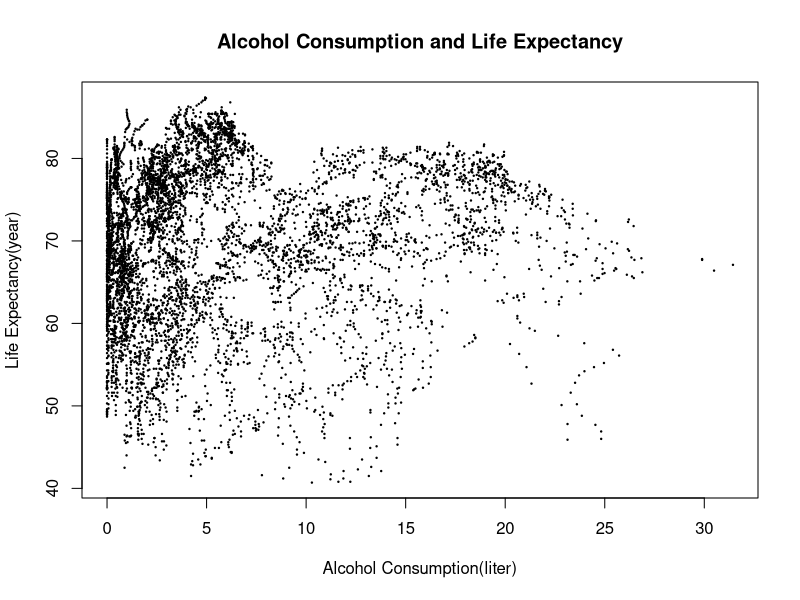
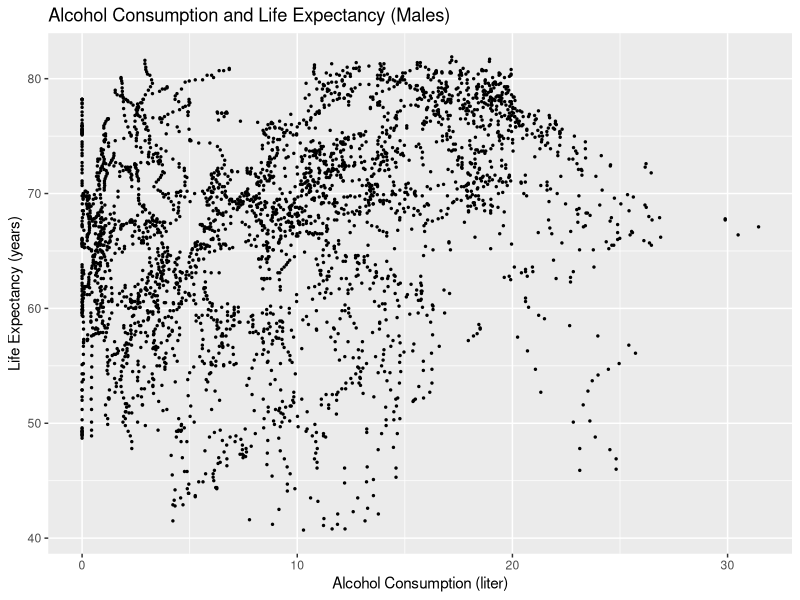
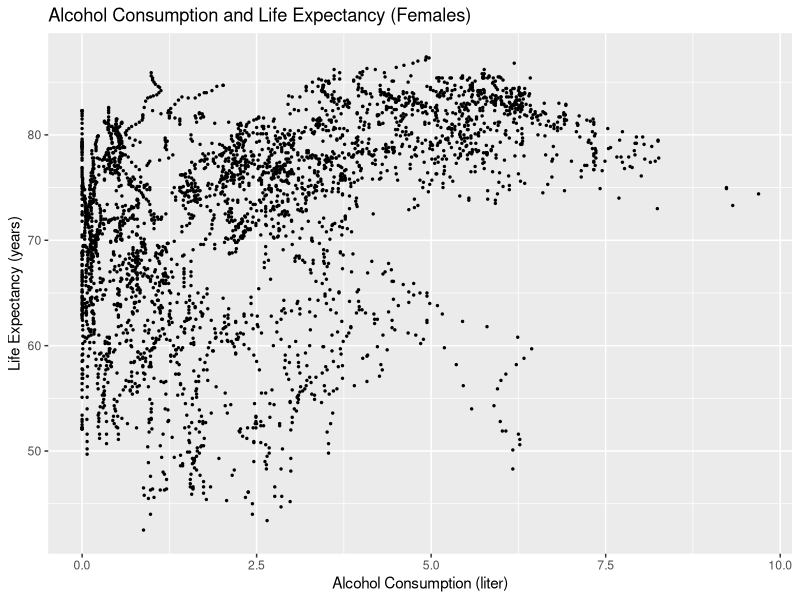
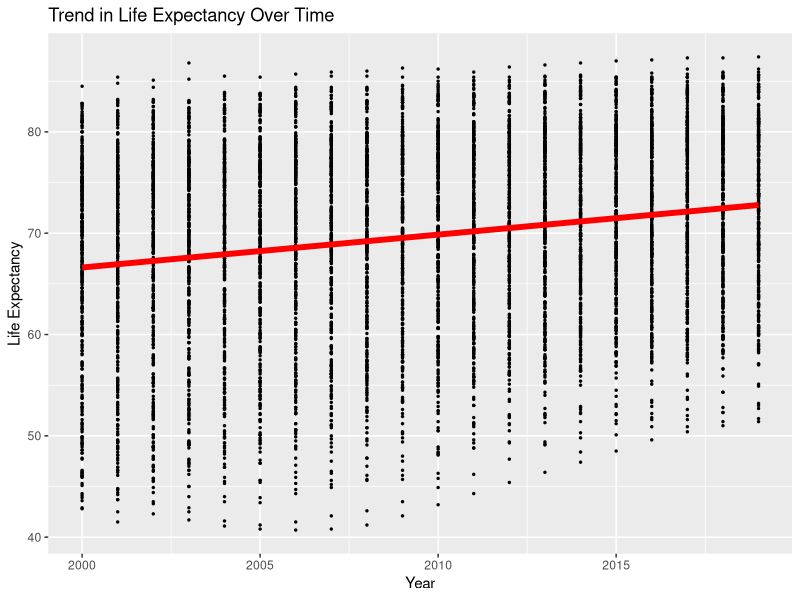
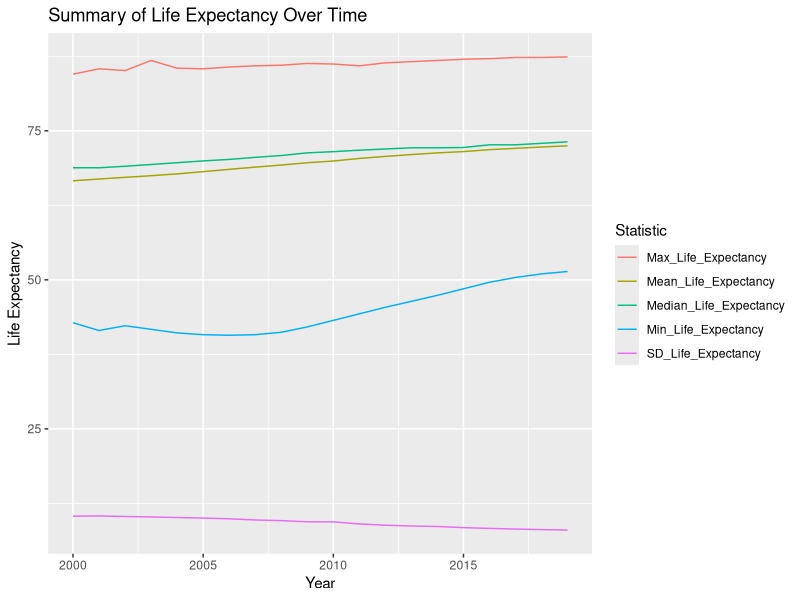
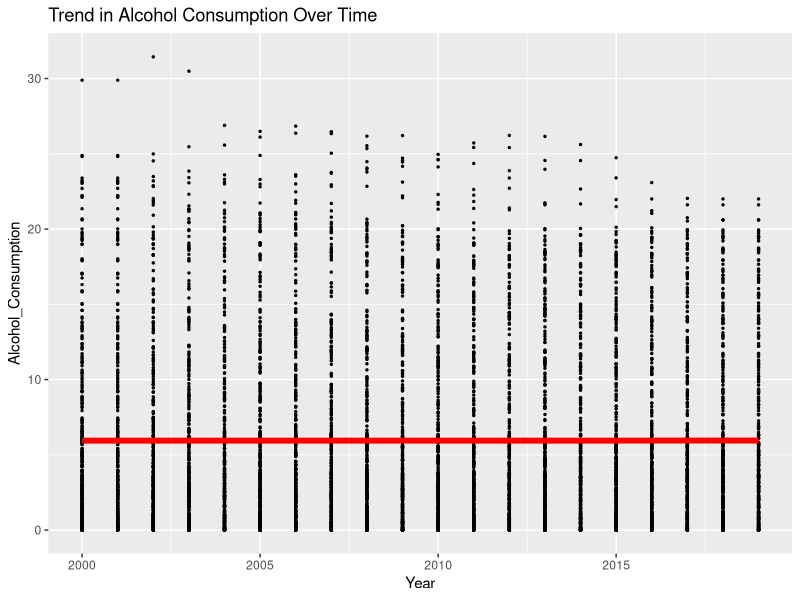
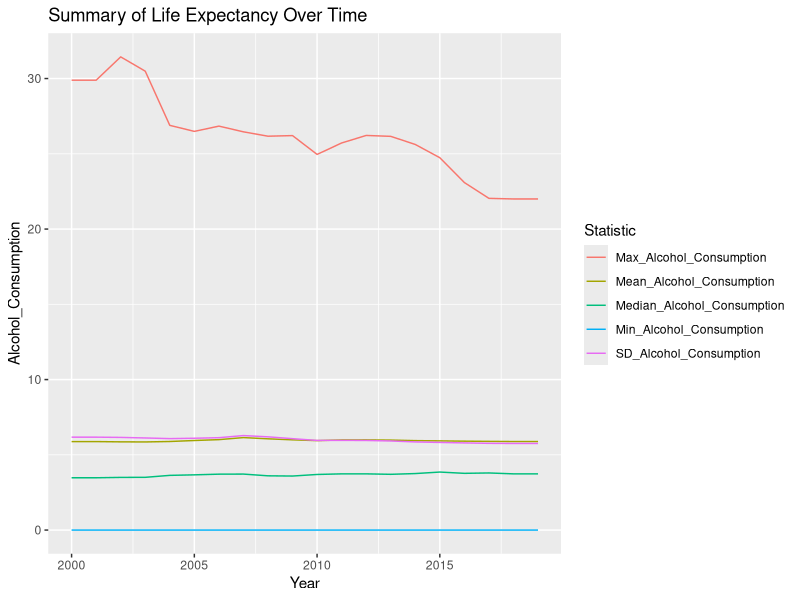
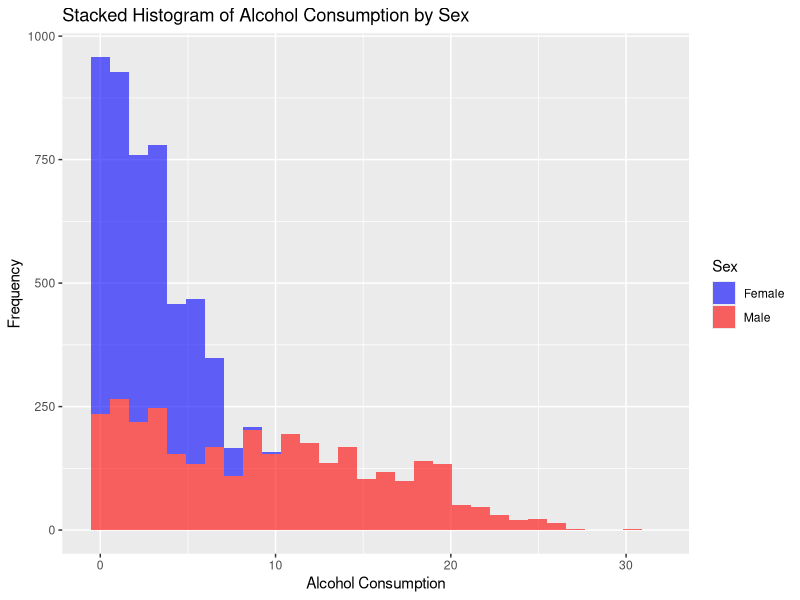

Recreate these plots in R, in order.
## ---- chunk 1
knitr::opts_chunk$set(message = TRUE)
## ---- chunk 2
library(tidyverse)
library(stringr)
library(kableExtra)
library(stats)
library(mgcv)
## ---- chunk 3
alcohol <- read.csv("Alcohol.csv")
le <- read.csv("life_expectancy.csv")
## ---- chunk 4
le <- le %>%
  pivot_longer(
    cols = c(Life.expectancy...Sex..female...Age..at.birth...Variant..estimates, Life.expectancy...Sex..male...Age..at.birth...Variant..estimates),
    names_to = "Sex",
    values_to = "Life_Expectancy",
    names_transform = list(Sex = function(x) str_extract(x, "female|male")),
    values_drop_na = TRUE
  ) %>%
  mutate(Sex = ifelse(Sex == "female", "Female", "Male"))
head(le)
## ---- chunk 5
alcohol <- alcohol %>% filter(Sex != "Both sexes")
head(alcohol)
## ---- chunk 6
le <- le %>% rename(Country = Entity, Population_all = Population...Sex..all...Age..all...Variant..estimates)
head(le)
## ---- chunk 7
alcohol <- alcohol %>% 
  rename(
    Region_Code = WHO.Region.Code, 
    Region = WHO.Region,
    Country_Code = Country.Code,
    Alcohol_Consumption = Alcohol.total.per.capita..15...consumption.in.liters..numeric.,
    Low_Est. = Alcohol.total.per.capita..15...consumption.in.liters..low.estimation.,
    High_Est. = Alcohol.total.per.capita..15...consumption.in.liters..high.estimation.,
    Alcohol_Consumption_str = Alcohol.total.per.capita..15...consumption.in.liters..string.
  )
head(alcohol)
## ---- chunk 8
data_merged <- inner_join(alcohol, le, by = c("Country", "Year", "Sex"))
head(data_merged)
## ---- chunk 9
summary <- data_merged %>%
  group_by(Year, Sex) %>%
  summarise(
    Mean_Life_Expectancy = mean(Life_Expectancy, na.rm = TRUE),
    SD_Life_Expectancy = sd(Life_Expectancy, na.rm = TRUE),
    Mean_Alcohol_Consumption = mean(Alcohol_Consumption, na.rm = TRUE),
    SD_Alcohol_Consumption = sd(Alcohol_Consumption, na.rm = TRUE),
    .groups = "drop"
  )
kable_output <- kable(summary, "html", 
                      caption = "Summary of Life Expectancy and Alcohol Consumption by Year and Sex",
                      position = "right") %>%
  kable_styling("striped", full_width = F) %>%
  column_spec(1:2, width = "15em") %>%
  scroll_box(width = "100%", height = "500px")
  
kable_output
## ---- chunk 10
quantiles <- data_merged %>% 
  group_by(Sex) %>%
  summarise(
    Q1 = quantile(Alcohol_Consumption, probs = 0.25, na.rm = TRUE),
    Q3 = quantile(Alcohol_Consumption, probs = 0.75, na.rm = TRUE)
  )
quantiles
## ---- chunk 11
with_cl <- data_merged %>% 
  left_join(quantiles, by = "Sex") %>%
  mutate(consumption_level = case_when(
    Alcohol_Consumption <= Q1 ~ "low",
    Alcohol_Consumption > Q1 & Alcohol_Consumption <= Q3 ~ "medium",
    Alcohol_Consumption > Q3 ~ "high"
  )) %>%
  subset(select = -c(Q1, Q3))
head(with_cl)
## ---- chunk 12
with_cl %>%
  group_by(Sex, consumption_level) %>%
  summarise(
    min = min(Alcohol_Consumption, na.rm = TRUE),
    max = max(Alcohol_Consumption, na.rm = TRUE),
    counts = n(),
    .groups = "drop"
  )
## ---- chunk 13
summary(with_cl)
## ---- chunk 14
colSums(is.na(with_cl))
## ---- chunk 15
cleaned <- with_cl %>%
  subset(select = c(Country, Year, Sex, Alcohol_Consumption, Life_Expectancy, consumption_level, Population_all))
head(cleaned)
## ---- chunk 16
plot(cleaned$Alcohol_Consumption, cleaned$Life_Expectancy, pch=19, cex=0.2,
     main = "Alcohol Consumption and Life Expectancy",
     xlab = "Alcohol Consumption(liter)", ylab = "Life Expectancy(year)")
## ---- chunk 17
cor(cleaned$Life_Expectancy, cleaned$Alcohol_Consumption)
## ---- chunk 18
cleaned %>% 
  filter(Sex == "Male") %>%
  ggplot(aes(x = Alcohol_Consumption, y = Life_Expectancy)) +
  geom_point(shape = 19, size = 0.5) +
  labs(
    title = "Alcohol Consumption and Life Expectancy (Males)",
    x = "Alcohol Consumption (liter)",
    y = "Life Expectancy (years)"
  )
## ---- chunk 19
cleaned %>% 
  filter(Sex == "Female") %>%
  ggplot(aes(x = Alcohol_Consumption, y = Life_Expectancy)) +
  geom_point(shape = 19, size = 0.5) +
  labs(
    title = "Alcohol Consumption and Life Expectancy (Females)",
    x = "Alcohol Consumption (liter)",
    y = "Life Expectancy (years)"
  )
## ---- chunk 20
cleaned %>% 
  group_by(Sex) %>%
  summarise(cor = cor(Life_Expectancy, Alcohol_Consumption))
## ---- chunk 21
cleaned %>%
  ggplot(aes(x = Year, y = Life_Expectancy)) +
  geom_point(shape = 19, size = 0.5) +
  geom_smooth(method = "lm", se = FALSE, lwd=2, col="red") +
  labs(title = "Trend in Life Expectancy Over Time", x = "Year", y = "Life Expectancy")
## ---- chunk 22
le_summary <- cleaned %>%
  group_by(Year) %>%
  summarise(
    Mean_Life_Expectancy = mean(Life_Expectancy, na.rm = TRUE),
    Median_Life_Expectancy = median(Life_Expectancy, na.rm = TRUE),
    Min_Life_Expectancy = min(Life_Expectancy, na.rm = TRUE),
    Max_Life_Expectancy = max(Life_Expectancy, na.rm = TRUE),
    SD_Life_Expectancy = sd(Life_Expectancy, na.rm = TRUE)
  )
## ---- chunk 23
le_summary_long <- pivot_longer(le_summary, cols = -c(Year), names_to = "Statistic")

ggplot(le_summary_long, aes(x = Year, y = value, color = Statistic)) +
  geom_line() +
  labs(title = "Summary of Life Expectancy Over Time",
       x = "Year",
       y = "Life Expectancy",
       color = "Statistic",
       linetype = "Statistic")
## ---- chunk 24
cleaned %>%
  ggplot(aes(x = Year, y = Alcohol_Consumption)) +
  geom_point(shape = 19, size = 0.5) +
  geom_smooth(method = "lm", se = FALSE, lwd=2, col="red") +
  labs(title = "Trend in Alcohol Consumption Over Time", x = "Year", y = "Alcohol_Consumption")
## ---- chunk 25
ac_summary <- cleaned %>%
  group_by(Year) %>%
  summarise(
    Mean_Alcohol_Consumption = mean(Alcohol_Consumption, na.rm = TRUE),
    Median_Alcohol_Consumption = median(Alcohol_Consumption, na.rm = TRUE),
    Min_Alcohol_Consumption = min(Alcohol_Consumption, na.rm = TRUE),
    Max_Alcohol_Consumption = max(Alcohol_Consumption, na.rm = TRUE),
    SD_Alcohol_Consumption = sd(Alcohol_Consumption, na.rm = TRUE)
  )
## ---- chunk 26
ac_summary_long <- pivot_longer(ac_summary, cols = -c(Year), names_to = "Statistic")

ggplot(ac_summary_long, aes(x = Year, y = value, color = Statistic)) +
  geom_line() +
  labs(title = "Summary of Life Expectancy Over Time",
       x = "Year",
       y = "Alcohol_Consumption",
       color = "Statistic",
       linetype = "Statistic")
## ---- chunk 27
ggplot(cleaned, aes(x = Alcohol_Consumption, fill = Sex)) +
  geom_histogram(position = "stack", alpha = 0.6) +
  labs(title = "Stacked Histogram of Alcohol Consumption by Sex",
       x = "Alcohol Consumption",
       y = "Frequency",
       fill = "Sex") +
  scale_fill_manual(values = c("Female" = "blue", "Male" = "red"))
## ---- chunk 28
filtered_data <- cleaned %>% filter(Year %in% c(2000, 2010, 2019))

ggplot(filtered_data, aes(x = Alcohol_Consumption, y = Life_Expectancy)) +
  geom_point(shape = 19, size = 0.5) +
  geom_smooth(method = "lm", se = FALSE, color = "red") +
  facet_wrap(~ Year, nrow = 1) +
  labs(title = "Scatterplots of Life Expectancy and Alcohol Consumption",
       x = "Alcohol Consumption (liter)",
       y = "Life Expectancy (year)")
## ---- chunk 29
lm_canada <- lm(Life_Expectancy ~ Year + Sex, data = cleaned %>% filter(Country == "Canada"))
summary(lm_canada)
## ---- chunk 30
lm_australia <- lm(Life_Expectancy ~ Year + Sex, data = cleaned %>% filter(Country == "Australia"))
summary(lm_australia)
## ---- chunk 31
discrepancy <- cleaned %>%
  filter(Year %in% c(2000, 2019)) %>%
  select(Country, Year, Sex, Life_Expectancy) %>%
  pivot_wider(names_from = Sex, values_from = Life_Expectancy) %>%
  mutate(Discrepancy = abs(Male - Female)) %>%
  select(Country, Year, Discrepancy)
head(discrepancy)
## ---- chunk 32
top10_discrepancy <- discrepancy %>%
  filter(Year %in% c(2000, 2019)) %>%
  group_by(Year) %>%
  arrange(desc(Discrepancy)) %>%
  top_n(10, Discrepancy) %>%
  arrange(Year, desc(Discrepancy))
top10_discrepancy
## ---- chunk 33
top_data <- cleaned %>%
  group_by(Country, Year) %>%
  inner_join(top10_discrepancy, by = c("Country", "Year"))
top_data
## ---- chunk 34
ggplot(top_data, aes(x = Country, y = Life_Expectancy, fill = Sex)) +
  geom_bar(stat = "identity", position = "dodge") +
  facet_wrap(~Year, nrow = 1, scales = "free_x") +
  labs(title = "Life Expectancy Discrepancies by Sex in 2000 and 2019",
       x = "Country",
       y = "Life Expectancy") +
  theme(axis.text.x = element_text(angle = 45, hjust = 1))
## ---- chunk 35
ggplot(cleaned %>% filter(Year == 2019), aes(x = consumption_level, y = Life_Expectancy, color = Sex)) +
  geom_boxplot() +
  labs(title = "Life Expectancy by Alcohol Consumption Level and Sex for 2019",
       x = "Alcohol Consumption Level",
       y = "Life Expectancy") 
## ---- chunk 36
ggplot(cleaned, aes(x = Year, y = Life_Expectancy, color = Sex, group = interaction(Sex, consumption_level))) +
  geom_line() +
  facet_wrap(~consumption_level) +
  labs(title = "Life Expectancy Over Time by Alcohol Consumption Level and Sex",
       x = "Year",
       y = "Life Expectancy",
       color = "Sex") +
  theme(legend.position = "bottom")
## ---- chunk 37
scaled <- cleaned %>% mutate(Scaled_Population = scale(Population_all))
lm <- lm(Life_Expectancy ~ Alcohol_Consumption + Scaled_Population + Year + Sex, data = scaled)
gam <- gam(Life_Expectancy ~ Alcohol_Consumption + s(Scaled_Population, bs = "cr") + Year + Sex, data = scaled)
## ---- chunk 38
summary(lm)
## ---- chunk 39
summary(gam)
## ---- chunk 40
plot(gam)
## ---- chunk 41
average_data <- scaled %>%
  group_by(Country, Sex) %>%
  summarise(Average_AC = mean(Alcohol_Consumption, na.rm = TRUE),
            Average_LE = mean(Life_Expectancy, na.rm = TRUE),
            Average_SP = mean(Scaled_Population, na.rm = TRUE),
            .groups = "drop")
head(average_data)
## ---- chunk 42
lm_avg <- lm(Average_LE ~ Average_AC + Average_SP + Sex, data = average_data)
gam_avg <- gam(Average_LE ~ Average_AC + s(Average_SP, bs = "cr") + Sex, data = average_data)

summary(lm_avg)
## ---- chunk 43
summary(gam_avg)
## ---- chunk 44
ggplot(average_data, aes(x = Average_AC, y = Average_LE, color = Sex)) +
  geom_point() +
  geom_smooth(method = "lm", se = FALSE) +
  geom_smooth(method = "gam", formula = y ~ s(x, bs = "cs"), se = FALSE) +
  labs(title = "Average Life Expectancy vs. Average Alcohol Consumption",
       x = "Average Alcohol Consumption",
       y = "Average Life Expectancy")
